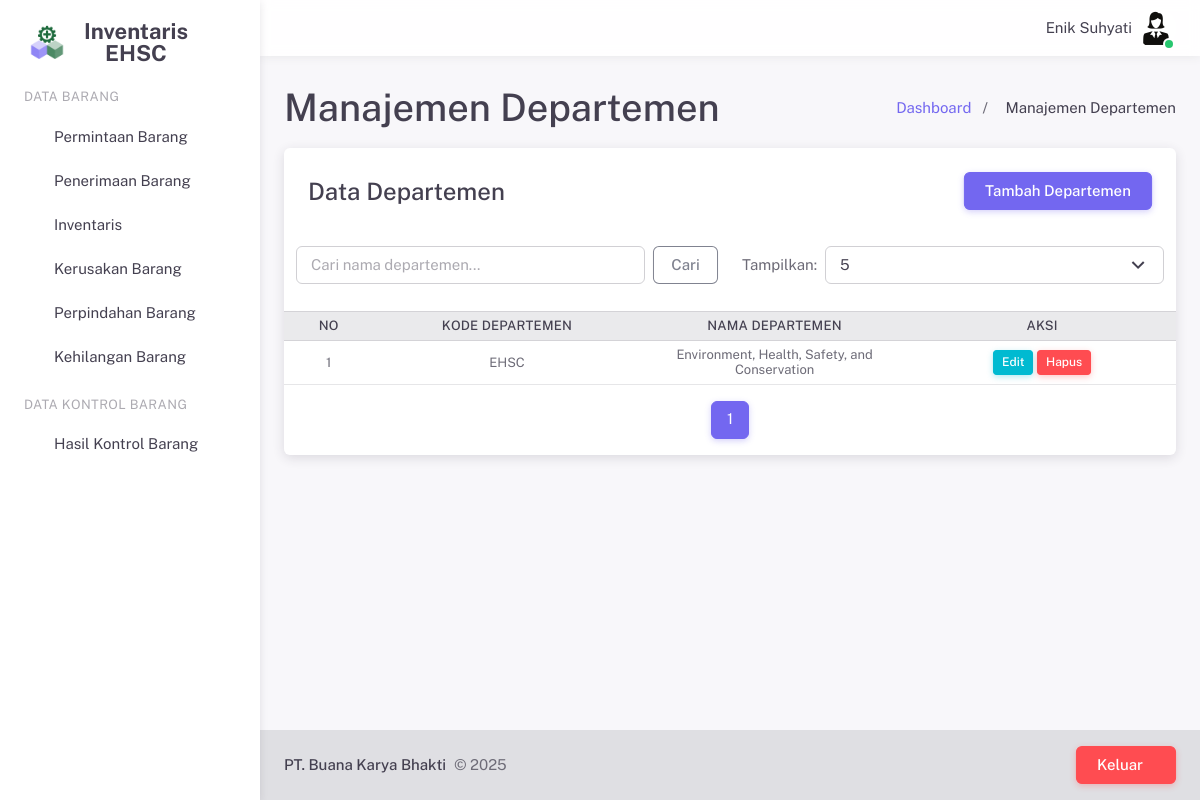
The app's page /pages/departemen.php (signed in) with its own data.
### tables this page shows
CREATE TABLE `user` (
  `id_user` int(11) NOT NULL,
  `nama` varchar(255) NOT NULL,
  `username` varchar(255) NOT NULL,
  `password` varchar(255) NOT NULL,
  `email` varchar(255) NOT NULL,
  `jabatan` varchar(255) NOT NULL,
  `foto` varchar(255) NOT NULL,
  `hak_akses` int(11) NOT NULL
);

CREATE TABLE `departemen` (
  `id_departemen` int(11) NOT NULL,
  `kode_departemen` varchar(20) NOT NULL,
  `nama_departemen` varchar(255) NOT NULL
);

### server/sessionHandler.php (called while the page is built, shortened)
<?php
$id_user = $_SESSION['id_user'];
?>

### server/crudDepartemen.php (called while the page is built, shortened)
<?php
$limit = isset($_GET['limit']) ? (int) $_GET['limit'] : 5;
$page = isset($_GET['page']) ? (int) $_GET['page'] : 1;
$offset = ($page - 1) * $limit;
$search = isset($_POST['search']) ? $_POST['search'] : '';
$query = "SELECT * FROM departemen WHERE nama_departemen LIKE '%$search%' LIMIT $limit OFFSET $offset";
$result = mysqli_query($conn, $query);
$totalQuery = "SELECT COUNT(*) as total FROM departemen WHERE nama_departemen LIKE '%$search%'";
$totalResult = mysqli_query($conn, $totalQuery);
$totalRow = mysqli_fetch_assoc($totalResult);
$totalPages = ceil($totalRow['total'] / $limit);
?>

### pages/departemen.php (the view, shortened to what this page needs)
<?php
require('../server/sessionHandler.php');
require_once('../server/configDB.php');
require('../server/crudDepartemen.php');
require('../layouts/header.php');
?>
<div class="layout-wrapper layout-content-navbar">
    <div class="layout-container">
        <?php require('../layouts/sidePanel.php'); ?>
        <div class="layout-page">
            <?php require('../layouts/navbar.php'); ?>
            <div class="content-wrapper">
                <div class="container-xxl flex-grow-1 container-p-y">
                    <div class="d-flex justify-content-between align-items-center mb-2">
                        <div>
                            <h2 class="mb-1">Manajemen Departemen</h2>
                        </div>
                        <div class="mt-3">
                            <nav aria-label="breadcrumb">
                                <ol class="breadcrumb breadcrumb-style1">
                                    <li class="breadcrumb-item">
                                        <a href="dashboard.php">Dashboard</a>
                                    </li>
                                    <li class="breadcrumb-item active">Manajemen Departemen</li>
                                </ol>
                            </nav>
                        </div>
                    </div>
                    <div class="card">
                        <h4 class="card-header d-flex justify-content-between align-items-center">
                            Data Departemen
                            <button type="button" class="btn btn-primary" data-bs-toggle="modal"
                                data-bs-target="#tambahDepartemenModal">Tambah Departemen</button>
                        </h4>
                        <div class="row p-3">
                            <div class="col-md-6">
                                <form method="POST" class="d-flex">
                                    <input type="text" class="form-control me-2" name="search"
                                        placeholder="Cari nama departemen..." value="<?php echo $search; ?>">
                                    <button class="btn btn-outline-secondary" type="submit">Cari</button>
                                </form>
                            </div>
                            <div class="col-md-6">
                                <form class="d-flex justify-content-end align-items-center">
                                    <label for="limit" class="label me-2">Tampilkan:</label>
                                    <select id="limit" class="select2 form-select" onchange="location = this.value;">
                                        <option value="departemen.php?limit=5"
                                            <?php if ($limit == 5) echo 'selected'; ?>>5</option>
                                    </select>
                                </form>
                            </div>
                        </div>
                        <div class="table-responsive text-nowrap" style="max-height: 340px;">
                            <table class="table table-hover table-sm small">
                                <thead class="table-light">
                                    <tr>
                                        <th class="text-center align-middle w-50px">No</th>
                                        <th class="text-center align-middle w-150px">Kode Departemen</th>
                                        <th class="text-center align-middle w-150px">Nama Departemen</th>
                                        <th class="text-center align-middle w-150px">Aksi</th>
                                    </tr>
                                </thead>
                                <tbody>
                                    <?php
                                    $no = $offset + 1;
                                    while ($row = mysqli_fetch_assoc($result)) {
                                    ?>
                                    <tr>
                                        <td class="text-center align-middle"><?php echo $no++; ?></td>
                                        <td class="text-center align-middle"><?php echo $row['kode_departemen']; ?></td>
                                        <td class="text-center align-middle"><?php echo $row['nama_departemen']; ?></td>
                                        <td class="text-center align-middle">
                                            <button class="btn btn-info btn-sm" data-bs-toggle="modal"
                                                data-bs-target="#modal-update-<?php echo $row['id_departemen']; ?>">Edit</button>
                                            <button type="button" class="btn btn-danger btn-sm" data-bs-toggle="modal"
                                                data-bs-target="#modal-delete-<?php echo $row['id_departemen']; ?>">Hapus</button>
                                        </td>
                                    </tr>
                                    <?php
                                    }
                                    ?>
                                </tbody>
                            </table>
                        </div>
                        <nav aria-label="Page navigation" class="mt-4">
                            <ul class="pagination pagination-rounded justify-content-center">
                                <?php for ($i = 1; $i <= $totalPages; $i++) { ?>
                                <li class="page-item <?php if ($i == $page)
                                        echo 'active'; ?>">
                                    <a class="page-link" href="?page=<?php echo $i; ?>"><?php echo $i; ?></a>
                                </li>
                                <?php } ?>
                            </ul>
                        </nav>
                    </div>
                </div>
                <?php
            require('../layouts/footer.php');
            ?>
            </div>
        </div>
    </div>
</div>

### layouts/navbar.php (shortened to what this page needs)
<?php
require_once('../server/configDB.php');
$query = mysqli_query($conn, "SELECT nama, jabatan, foto FROM user WHERE id_user='$id_user'");
$user = mysqli_fetch_array($query);
$photo_path = "../upload/user/" . $user['foto'];
?>
<nav class="layout-navbar navbar navbar-expand-xl align-items-center bg-navbar-theme" id="layout-navbar">
    <div class="container-xxl">
        <div class="navbar-nav-right d-flex align-items-center" id="navbar-collapse">
            <ul class="navbar-nav flex-row align-items-center ms-auto">
                <span class="ms-2 m-1"><?php echo $user['nama']; ?></span>
                <li class="nav-item navbar-dropdown dropdown-user dropdown">
                    <a class="nav-link dropdown-toggle hide-arrow p-0" data-bs-toggle="dropdown">
                        <div class="avatar avatar-online">
                            <img src="<?php echo $photo_path; ?>" alt class="rounded-circle" />
                        </div>
                    </a>
                </li>
            </ul>
        </div>
</nav>

### pages/departemen.php (style rules this page uses)
.w-50px { width: 50px !important; }
.w-150px { width: 150px !important; }
.table-sm td, .table-sm th { padding: 0.4rem !important; }
.btn-sm { padding: 0.2rem 0.5rem !important; font-size: 0.75rem !important; }

### records on screen
user: nama "Enik Suhyati", foto (picture)
departemen: kode_departemen "EHSC", nama_departemen "Environment, Health, Safety, and Conservation"
